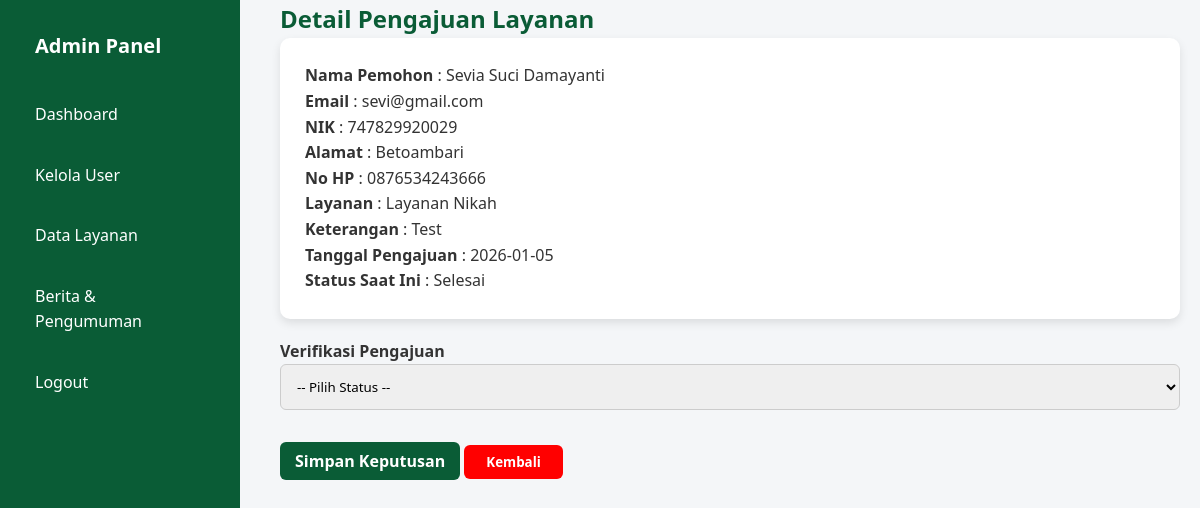
Page /admin/detail_pengajuan.php?id=5 (signed in) on the committed database.
### tables this page shows
CREATE TABLE `pengajuan_layanan` (
  `id` int(11) NOT NULL,
  `nama` varchar(100) DEFAULT NULL,
  `email` varchar(100) DEFAULT NULL,
  `nik` varchar(20) DEFAULT NULL,
  `alamat` text DEFAULT NULL,
  `no_hp` varchar(15) DEFAULT NULL,
  `nama_layanan` varchar(150) DEFAULT NULL,
  `keterangan` text DEFAULT NULL,
  `tanggal_pengajuan` date DEFAULT NULL,
  `status` enum('Menunggu','Diproses','Selesai','Ditolak') DEFAULT 'Menunggu',
  `created_at` timestamp NOT NULL DEFAULT current_timestamp()
);

### admin/detail_pengajuan.php (the view, shortened to what this page needs)
<?php
include "../config/koneksi.php";
$id = $_GET['id'];
$query = mysqli_query($koneksi, "SELECT * FROM pengajuan_layanan WHERE id = $id");
$data = mysqli_fetch_assoc($query);
?>
<!DOCTYPE html>
<html lang="id">
<head>
    <link rel="stylesheet" href="../assets/css/index.css">
    <link rel="stylesheet" href="../assets/css/admin.css">
</head>
<body>
    <div class="dashboard">
        <?php include "../includes/sidebar.php"; ?>
        <div class="content">
            <h2>Detail Pengajuan Layanan</h2>
            <div class="card" style="margin-bottom: 20px;">
                <p><strong>Nama Pemohon</strong> : <?= $data['nama'] ?></p>
                <p><strong>Email</strong> : <?= $data['email'] ?></p>
                <p><strong>NIK</strong> : <?= $data['nik'] ?></p>
                <p><strong>Alamat</strong> : <?= $data['alamat'] ?></p>
                <p><strong>No HP</strong> : <?= $data['no_hp'] ?></p>
                <p><strong>Layanan</strong> : <?= $data['nama_layanan'] ?></p>
                <p><strong>Keterangan</strong> : <?= $data['keterangan'] ?></p>
                <p><strong>Tanggal Pengajuan</strong> : <?= $data['tanggal_pengajuan'] ?></p>
                <p><strong>Status Saat Ini</strong> : <?= $data['status'] ?></p>
            </div>
            <form method="post">
                <label><strong>Verifikasi Pengajuan</strong></label>
                <select name="status" required>
                    <option value="">-- Pilih Status --</option>
                </select>
                <button type="submit" name="verifikasi" class="button">Simpan Keputusan</button>
                <button onclick="window.history.back();" class="kembali">Kembali</button>
            </form>
        </div>
    </div>
</body>
</html>

### assets/css/index.css (style rules this page uses)
* { margin: 0; padding: 0; box-sizing: border-box; font-family: "Segoe UI", Arial, sans-serif; }
html { scroll-behavior: smooth; }
body { background-color: #f4f6f8; color: #333; line-height: 1.6; min-height: 100vh; display: flex; flex-direction: column; }
.container p, h2 { text-align: center; }
.card { background: #fff; padding: 25px; border-radius: 10px; box-shadow: 0 4px 10px rgba(0, 0, 0, 0.1); }
.form-input input, select, textarea { width: 100%; padding: 12px; margin-bottom: 15px; border: 1px solid #ccc; border-radius: 6px; }
.button { background-color: #45a049; padding: 12px 20px; font-size: 16px; text-decoration: none; text-align: center; border: none; color: white; border-radius: 8px; }

### assets/css/admin.css (style rules this page uses)
.dashboard { display: flex; min-height: 100vh; }
.content { flex: 1; background: #f4f6f8; margin-left: 260px; padding: 0 20px; }
button.kembali { background: red; color: #fff; border: none; padding: 8px 22px; border-radius: 6px; cursor: pointer; font-weight: bold; margin-top: 20px; }
h2 { color: #0a5c36; text-align: left; }
.button { background: #0a5c36; text-decoration: none; color: #fff; border: none; padding: 8px 15px; border-radius: 6px; cursor: pointer; font-weight: bold; }

### rows in the picture
pengajuan_layanan: nama "Sevia Suci Damayanti", email "sevi@gmail.com", nik "747829920029", alamat "Betoambari", no_hp "0876534243666", nama_layanan "Layanan Nikah", keterangan "Test", tanggal_pengajuan "2026-01-05", status "Selesai"
